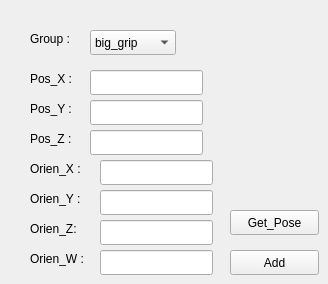
        <widget class="QWidget" name="tab_scara_movep">
         <attribute name="title">
          <string>Move_P</string>
         </attribute>
         <widget class="QLabel" name="label_scara_movep_posx">
          <property name="geometry">
           <rect>
            <x>30</x>
            <y>70</y>
            <width>67</width>
            <height>17</height>
           </rect>
          </property>
          <property name="text">
           <string>Pos_X : </string>
          </property>
         </widget>
         <widget class="QLabel" name="label_scara_movep_posy">
          <property name="geometry">
           <rect>
            <x>30</x>
            <y>100</y>
            <width>67</width>
            <height>17</height>
           </rect>
          </property>
          <property name="text">
           <string>Pos_Y : </string>
          </property>
         </widget>
         <widget class="QLabel" name="label_scara_movep_posz">
          <property name="geometry">
           <rect>
            <x>30</x>
            <y>130</y>
            <width>67</width>
            <height>17</height>
           </rect>
          </property>
          <property name="text">
           <string>Pos_Z : </string>
          </property>
         </widget>
         <widget class="QLabel" name="label_scara_movep_orienx">
          <property name="geometry">
           <rect>
            <x>30</x>
            <y>160</y>
            <width>67</width>
            <height>17</height>
           </rect>
          </property>
          <property name="text">
           <string>Orien_X : </string>
          </property>
         </widget>
         <widget class="QLabel" name="label_scara_movep_orieny">
          <property name="geometry">
           <rect>
            <x>30</x>
            <y>190</y>
            <width>67</width>
            <height>17</height>
           </rect>
          </property>
          <property name="text">
           <string>Orien_Y : </string>
          </property>
         </widget>
         <widget class="QLabel" name="label_scara_movep_orienz">
          <property name="geometry">
           <rect>
            <x>30</x>
            <y>220</y>
            <width>67</width>
            <height>17</height>
           </rect>
          </property>
          <property name="text">
           <string>Orien_Z: </string>
          </property>
         </widget>
         <widget class="QLabel" name="label_scara_movep_orienw">
          <property name="geometry">
           <rect>
            <x>30</x>
            <y>250</y>
            <width>67</width>
            <height>17</height>
           </rect>
          </property>
          <property name="text">
           <string>Orien_W : </string>
          </property>
         </widget>
         <widget class="QLineEdit" name="lineEdit_scara_movep_posx_value">
          <property name="geometry">
           <rect>
            <x>90</x>
            <y>70</y>
            <width>113</width>
            <height>25</height>
           </rect>
          </property>
         </widget>
         <widget class="QLineEdit" name="lineEdit_scara_movep_posy_value">
          <property name="geometry">
           <rect>
            <x>90</x>
            <y>100</y>
            <width>113</width>
            <height>25</height>
           </rect>
          </property>
         </widget>
         <widget class="QLineEdit" name="lineEdit_scara_movep_posz_value">
          <property name="geometry">
           <rect>
            <x>90</x>
            <y>130</y>
            <width>113</width>
            <height>25</height>
           </rect>
          </property>
         </widget>
         <widget class="QLineEdit" name="lineEdit_scara_movep_orienx_value">
          <property name="geometry">
           <rect>
            <x>100</x>
            <y>160</y>
            <width>113</width>
            <height>25</height>
           </rect>
          </property>
         </widget>
         <widget class="QLineEdit" name="lineEdit_scara_movep_orieny_value">
          <property name="geometry">
           <rect>
            <x>100</x>
            <y>190</y>
            <width>113</width>
            <height>25</height>
           </rect>
          </property>
         </widget>
         <widget class="QLineEdit" name="lineEdit_scara_movep_orienz_value">
          <property name="geometry">
           <rect>
            <x>100</x>
            <y>220</y>
            <width>113</width>
            <height>25</height>
           </rect>
          </property>
         </widget>
         <widget class="QLineEdit" name="lineEdit_scara_movep_orienw_value">
          <property name="geometry">
           <rect>
            <x>100</x>
            <y>250</y>
            <width>113</width>
            <height>25</height>
           </rect>
          </property>
         </widget>
         <widget class="QPushButton" name="pushButton_scara_movep">
          <property name="geometry">
           <rect>
            <x>230</x>
            <y>250</y>
            <width>89</width>
            <height>25</height>
           </rect>
          </property>
          <property name="text">
           <string>Add</string>
          </property>
         </widget>
         <widget class="QPushButton" name="pushButton_scara_movej_getpose">
          <property name="geometry">
           <rect>
            <x>230</x>
            <y>210</y>
            <width>89</width>
            <height>25</height>
           </rect>
          </property>
          <property name="text">
           <string>Get_Pose</string>
          </property>
         </widget>
         <widget class="QLabel" name="label_scara_movep_group">
          <property name="geometry">
           <rect>
            <x>30</x>
            <y>30</y>
            <width>67</width>
            <height>17</height>
           </rect>
          </property>
          <property name="text">
           <string>Group : </string>
          </property>
         </widget>
         <widget class="QComboBox" name="comboBox_scara_movep_group">
          <property name="geometry">
           <rect>
            <x>90</x>
            <y>30</y>
            <width>86</width>
            <height>25</height>
           </rect>
          </property>
          <item>
           <property name="text">
            <string>big_grip</string>
           </property>
          </item>
          <item>
           <property name="text">
            <string>small_grip</string>
           </property>
          </item>
         </widget>
        </widget>
